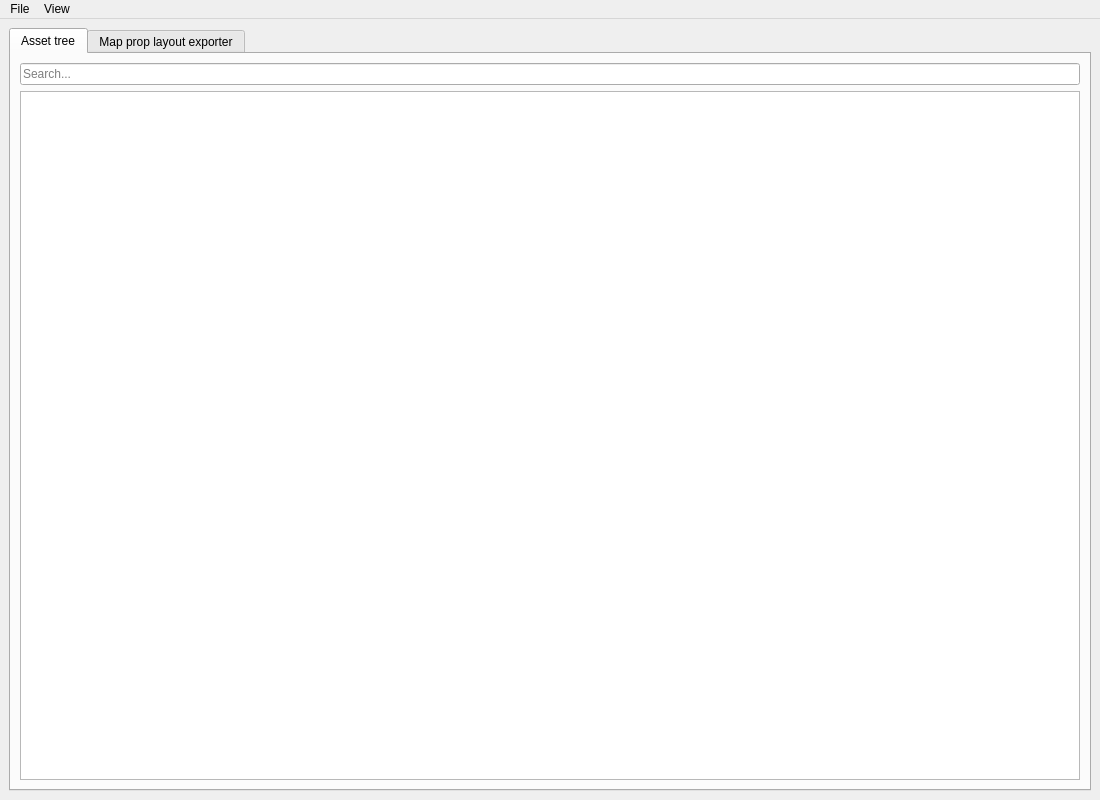
<?xml version="1.0" encoding="UTF-8"?>
<ui version="4.0">
 <class>DAEWindow</class>
 <widget class="QMainWindow" name="DAEWindow">
  <property name="geometry">
   <rect>
    <x>0</x>
    <y>0</y>
    <width>1100</width>
    <height>800</height>
   </rect>
  </property>
  <property name="windowTitle">
   <string>Dagor Asset Explorer</string>
  </property>
  <property name="styleSheet">
   <string notr="true"/>
  </property>
  <property name="locale">
   <locale language="English" country="UnitedStates"/>
  </property>
  <widget class="QWidget" name="centralwidget">
   <property name="styleSheet">
    <string notr="true"/>
   </property>
   <layout class="QGridLayout" name="gridLayout">
    <item row="0" column="0">
     <widget class="QTabWidget" name="tabWidget">
      <property name="currentIndex">
       <number>0</number>
      </property>
      <widget class="QWidget" name="tab">
       <attribute name="title">
        <string>Asset tree</string>
       </attribute>
       <layout class="QVBoxLayout" name="verticalLayout">
        <item>
         <widget class="QLineEdit" name="lineEdit">
          <property name="text">
           <string/>
          </property>
          <property name="placeholderText">
           <string>Search...</string>
          </property>
         </widget>
        </item>
        <item>
         <widget class="CustomTreeView" name="treeView">
          <property name="dragDropMode">
           <enum>QAbstractItemView::DropOnly</enum>
          </property>
         </widget>
        </item>
       </layout>
      </widget>
      <widget class="MapTab" name="mapTab">
       <attribute name="title">
        <string>Map prop layout exporter</string>
       </attribute>
      </widget>
     </widget>
    </item>
   </layout>
  </widget>
  <widget class="QMenuBar" name="menubar">
   <property name="geometry">
    <rect>
     <x>0</x>
     <y>0</y>
     <width>912</width>
     <height>26</height>
    </rect>
   </property>
   <widget class="QMenu" name="menuFile">
    <property name="title">
     <string>File</string>
    </property>
    <addaction name="actionOpenFolder"/>
    <addaction name="actionOpenFiles"/>
    <addaction name="separator"/>
    <addaction name="actionUnmount"/>
    <addaction name="separator"/>
    <addaction name="actionSettings"/>
    <addaction name="actionClose"/>
   </widget>
   <widget class="QMenu" name="menuView">
    <property name="title">
     <string>View</string>
    </property>
    <addaction name="actionCollapse"/>
    <addaction name="actionExpand"/>
   </widget>
   <addaction name="menuFile"/>
   <addaction name="menuView"/>
  </widget>
  <action name="actionOpenFolder">
   <property name="text">
    <string>Open asset folder</string>
   </property>
   <property name="shortcut">
    <string>Ctrl+O</string>
   </property>
  </action>
  <action name="actionCollapse">
   <property name="text">
    <string>Collapse all</string>
   </property>
   <property name="shortcut">
    <string>Alt+0</string>
   </property>
  </action>
  <action name="actionExpand">
   <property name="text">
    <string>Expand all</string>
   </property>
   <property name="shortcut">
    <string>Alt+Shift+0</string>
   </property>
  </action>
  <action name="actionOpenFiles">
   <property name="text">
    <string>Open assets</string>
   </property>
   <property name="shortcut">
    <string>Ctrl+Shift+O</string>
   </property>
  </action>
  <action name="actionUnmount">
   <property name="text">
    <string>Unmount all assets</string>
   </property>
  </action>
  <action name="actionClose">
   <property name="text">
    <string>Close</string>
   </property>
   <property name="shortcut">
    <string>Ctrl+Q</string>
   </property>
  </action>
  <action name="actionSettings">
   <property name="text">
    <string>Settings...</string>
   </property>
  </action>
  <action name="actionOpenMap">
   <property name="text">
    <string>Open level file</string>
   </property>
   <property name="shortcut">
    <string>Ctrl+Alt+O</string>
   </property>
  </action>
 </widget>
 <customwidgets>
  <customwidget>
   <class>CustomTreeView</class>
   <extends>QTreeView</extends>
   <header>gui.customtreeview</header>
  </customwidget>
  <customwidget>
   <class>MapTab</class>
   <extends>QWidget</extends>
   <header>gui.mapDialog</header>
   <container>1</container>
  </customwidget>
 </customwidgets>
 <resources/>
 <connections/>
</ui>
